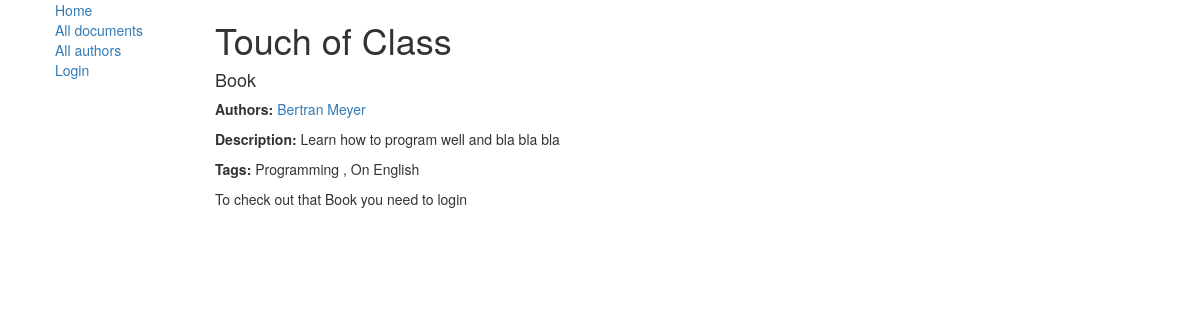
/library/document/1, run on the app's committed database.
### library/models.py (models this page shows, shortened)
class Document(models.Model):
    title = models.CharField(max_length=100)
    authors = models.ManyToManyField('Author', help_text='Select authors')
    description = models.TextField(max_length=1000, help_text="Enter a description of the document")
    type = models.ForeignKey('DocType', on_delete=models.SET_NULL, null=True)
    tags = models.ManyToManyField('Tag', help_text="Select tags")
    quantity = models.IntegerField(null=True)
    bestseller = models.BooleanField(default=False)

class DocType(models.Model):
    name = models.CharField(max_length=50, help_text="Document type name")
    fields = models.CharField(max_length=1000, blank=True,
                              help_text="Fields labels separated with semicolon. Max: 5")
    max_days = models.IntegerField(help_text='Maximum days for loan in regular case', null=True)
    max_days_bestseller = models.IntegerField(help_text='Maximum days for loan if document is bestseller', null=True)
    max_days_privileges = models.IntegerField(help_text='Maximum days for loan for privileged patrons', null=True)
    class Meta:
        verbose_name = "Document Type"
        verbose_name_plural = "Documents' Types"
    def __str__(self):
        return self.name

class Author(models.Model):
    first_name = models.CharField(max_length=100)
    last_name = models.CharField(max_length=100)
    date_born = models.DateField(null=True, blank=True)
    date_died = models.DateField('Died', null=True, blank=True)
    def get_absolute_url(self):
        return reverse('author-detail', args=[str(self.id)])

class Tag(models.Model):
    caption = models.CharField(max_length=100, blank=True)
    def __str__(self):
        return self.caption

### library/views.py (the view)
# urls.py: url(r'^document/(?P<id>\d+)$', views.get_document_detail, name='document-detail'),
def get_document_detail(request, id):
    user = auth.get_user(request)
    document = Document.objects.get(id=id)
    if user.is_authenticated:
        wished = WishList.objects.filter(user_id=user.id, document_id=document.id)
        ordered = RecordsLog.objects.filter(user=user, document=document)
        if request.method == 'POST':
            form = ReserveButton(request.POST)
            if form.clean_order():
                record = WishList.objects.create(user=user, document=document,
                                                 timestamp=datetime.datetime.today().isoformat(), executed=False)
                record.save()
            else:
                WishList.objects.filter(user_id=user.id, document_id=document.id).delete()
            wished = WishList.objects.filter(user=user, document=document)
            ordered = RecordsLog.objects.filter(user_id=user.id, document_id=document.id)
        else:
            form = ReserveButton()
        return render(request, 'library/document_detail.html',
                      context={'ordered': ordered, 'wished': wished, "document": document})
    else:
        return render(request, 'library/document_detail.html',
                      context={"document": document})

### library/templates/library/document_detail.html (shortened to what this page needs)
{% extends "base_generic.html" %}
{% block content %}
<head>
</head>
    <h1>{{ document.title }}</h1>
    <h4>{{ document.type }}</h4>
    <p><strong>Authors:</strong> <a href=""></a>
        {% for author in document.authors.all %}
            <a href="{{ author.get_absolute_url }}">{{ author.first_name }} {{ author.last_name }}</a>
        {% endfor %}</p>
    <p><strong>Description:</strong> {{ document.description }}
    <p><strong>Tags:</strong>
        {% for tag in document.tags.all %}
            {{ tag }}
            {% if not forloop.last %},{% endif %}
        {% endfor %}
        {% if user.is_authenticated %}
            {% if ordered %}
                    <p>Given out to you</p>
            {% elif document.quantity > 0 %}
                {% if wished %}
                    <form action="" method="post">
                     {% csrf_token %}
                        {{ form }}
                        <input type="submit" name="cancel_order" value="Cancel order"/>
                    </form>
                {% else %}
                    <form action="" method="post">
                     {% csrf_token %}
                        {{ form }}
                        <input type="submit" name="document_order" value="Order"/>
                    </form>
                {% endif %}
            {% else %}
                <p class="redtext">There are no copies in the library yet</p>
            {% endif %}
        {% else %} <p>To check out that {{ document.type }} you need to login</p>{% endif %}
{% endblock %}

### data on the page
Document: title "Touch of Class", type "Book", description "Learn how to program well and bla bla bla"
Author: first_name "Bertran", last_name "Meyer"
Tag: caption "Programming"
Tag: caption "On English"
